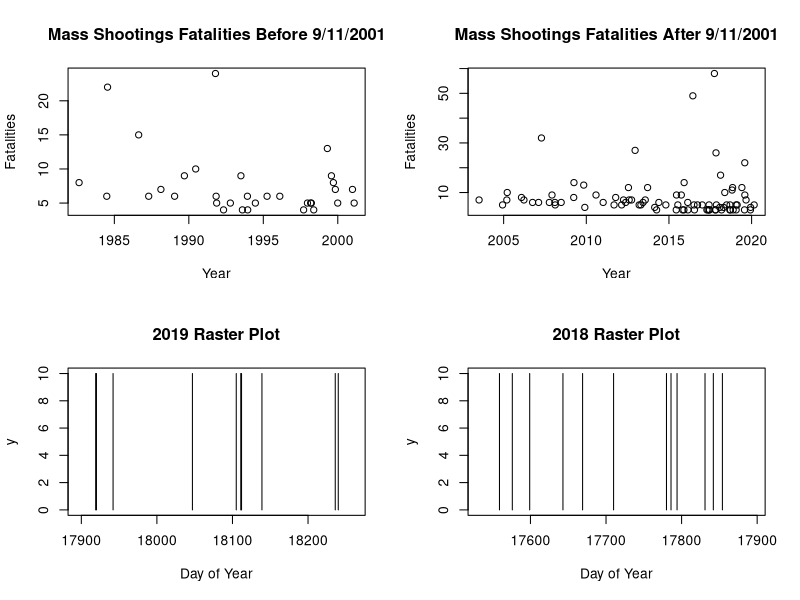
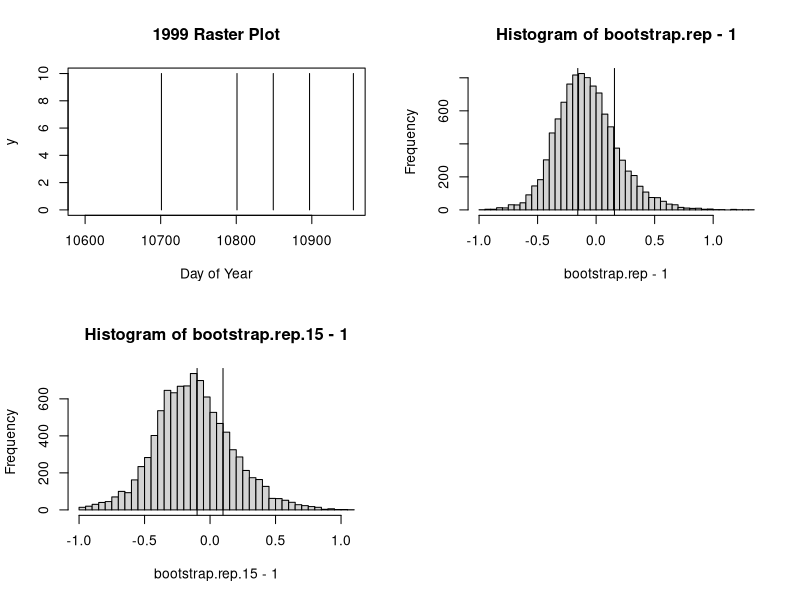
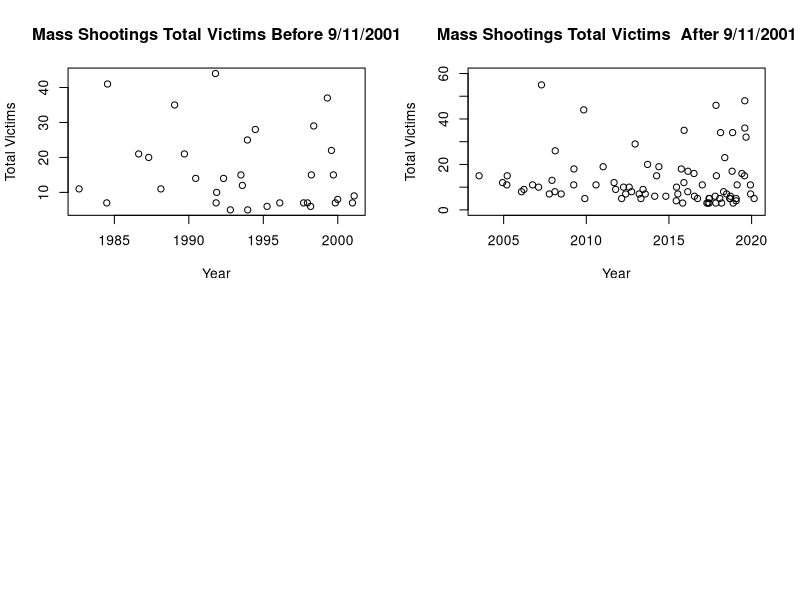
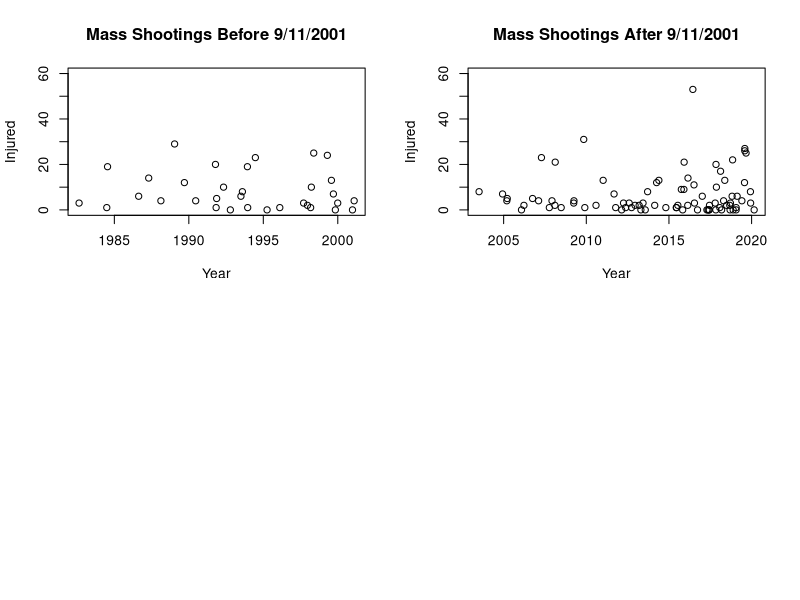

These charts were generated, in order, by the following R code:
## ---- chunk 1
shootings.dataset<-read.csv("data.csv") #importing the dataset 
shootings.dataset
## ---- chunk 2
# install.packages('dplyr') # this package contains the mutate function which we used below 

library(dplyr)

shootings.dataset <- mutate(shootings.dataset, date= as.Date(date, format = "%m/%d/%Y"))
shootings.dataset$date # converting the dates in the data set to actual dates in R
## ---- chunk 3
a <- shootings.dataset[86:118, 3]

b <- shootings.dataset[86:118, 5]

x <- shootings.dataset[1:85, 3]

y <- shootings.dataset[1:85, 5]


par(mfrow=c(2,2))
plot(a, b, main = "Mass Shootings Fatalities Before 9/11/2001",xlab = "Year", ylab = "Fatalities")
plot(x, y,main = "Mass Shootings Fatalities After 9/11/2001", xlab = "Year", ylab = "Fatalities")
## ---- chunk 4
from.date <- as.Date('2019-01-01', format = "%Y-%m-%d")
to.date <- as.Date('2019-12-31', format = "%Y-%m-%d")

plot(NA, xlim=c(from.date, to.date), main="2019 Raster Plot", ylim=c(0,10), xlab="Day of Year", ylab="y")

segments(shootings.dataset$date, 0, y1=10)
## ---- chunk 5
from.date.2 <- as.Date('2018-01-01', format = "%Y-%m-%d")
to.date.2 <- as.Date('2018-12-31', format = "%Y-%m-%d")

plot(NA, xlim=c(from.date.2, to.date.2), ylim=c(0,10), main="2018 Raster Plot",xlab="Day of Year", ylab="y")

segments(shootings.dataset$date, 0, y1=10)
## ---- chunk 6
from.date.1 <- as.Date('1999-01-01', format = "%Y-%m-%d")
to.date.1 <- as.Date('1999-12-31', format = "%Y-%m-%d")

plot(NA, xlim=c(from.date.1, to.date.1), ylim=c(0,10), main="1999 Raster Plot",xlab="Day of Year", ylab="y")

segments(shootings.dataset$date, 0, y1=10)
## ---- chunk 7
tau.2019 <- as.numeric(-diff(shootings.dataset$date[2:11])) #Calculating the time between two successive mass shootings in the year 2019

tau.sd<- sd(tau.2019) 
tau.mean <- mean(tau.2019)

coef.variation <- tau.sd/tau.mean # Calculating the coefficient of variation for 2019

coef.variation-1
## ---- chunk 8
#' Simulates the bootstrap coefficient variation from a case where the shootings are happening at random for a given year
#'
#' @param days number of days in a year 
#' @param shootings number of shooting that given year 
#'
#' @return coefficient variation for that year 


bootstrap.coef.var <- function(days, shootings){
  
  boot.coef <- rbinom(days, 1, shootings/days)

  if((length(which(boot.coef == 1)) == 0) || (length(which(boot.coef == 1)) == 1) || (length(which(boot.coef == 1)) == 2)){
    return(NA)
  } else {
    
  tau.boot <- diff(which(boot.coef == 1))-1

  tau.boot.sd <- sd(tau.boot)
  tau.boot.mean <- mean(tau.boot)
  tau.boot.variation <- (tau.boot.sd/tau.boot.mean)
  
  return(tau.boot.variation)
  }
}

bootstrap.rep <- replicate(10000, bootstrap.coef.var(365, 10)) # 2019 results 
## ---- chunk 9
hist(bootstrap.rep-1, breaks="FD")
abline(v=coef.variation-1)
abline(v=-coef.variation+1)
## ---- chunk 10
#' computes the P-value for a given year
#'
#' @param days number of days in a year 
#' @param shootings number of shooting that given year 
#' @param coef.variation the coefficient variation for that given year 
#'
#' @return the p-value 


bootstrap.pval<-function(days,shootings,coef.variation){
  
  bootstrap.rep<-replicate(10000, bootstrap.coef.var(days,shootings))
  
  right.tail <- bootstrap.rep-1 >= abs(coef.variation-1) # true=values to the right of the hist 
  left.tail <- bootstrap.rep-1 <= -abs(coef.variation-1) # true=values to the left of the hist 
  right.tail | left.tail # TRUE where they're in the right tail OR left tail
  
  pval<-(sum(right.tail | left.tail, na.rm=TRUE))/sum(!is.na(bootstrap.rep)) #p value 

  return(pval)
}

bootstrap.pval(365,10,coef.variation=coef.variation) # 2019 results 
## ---- chunk 11
tau.2015 <- as.numeric(-diff(shootings.dataset$date[41:47])) #Calculating the time between two successive mass shootings in the year 2015

tau.sd<- sd(tau.2015) 
tau.mean <- mean(tau.2015)

coef.variation.2015 <- tau.sd/tau.mean # Calculating the coefficient of variation for 2015

## ---- chunk 12
bootstrap.rep.15 <- replicate(10000, bootstrap.coef.var(365, 7)) # 2015 results 
## ---- chunk 13
hist(bootstrap.rep.15-1, breaks="FD")
abline(v=coef.variation.2015-1)
abline(v=-coef.variation.2015+1)
## ---- chunk 14
bootstrap.pval(365,7,coef.variation=coef.variation.2015)
## ---- chunk 15
a <- shootings.dataset[86:118, 3] 

d <- shootings.dataset[86:118, 7]

x <- shootings.dataset[1:85, 3]

w <- shootings.dataset[1:85, 7]

par(mfrow=c(2,2))

plot(a, d, main = "Mass Shootings Total Victims Before 9/11/2001",xlab = "Year", ylab = "Total Victims")
plot(x, w, main = "Mass Shootings Total Victims  After 9/11/2001", xlab = "Year", ylab = "Total Victims", ylim = c(0, 60) )
## ---- chunk 16
a<- shootings.dataset[86:118, 3] 

c<- shootings.dataset[86:118, 6]

x <- shootings.dataset[1:85, 3]

y<- shootings.dataset[1:85, 6]

par(mfrow=c(2,2))

plot(a, c, main = "Mass Shootings Before 9/11/2001",xlab = "Year", ylab = "Injured", ylim = c(0, 60))
plot(x, y, main = "Mass Shootings After 9/11/2001", xlab = "Year", ylab = "Injured",ylim = c(0, 60))
